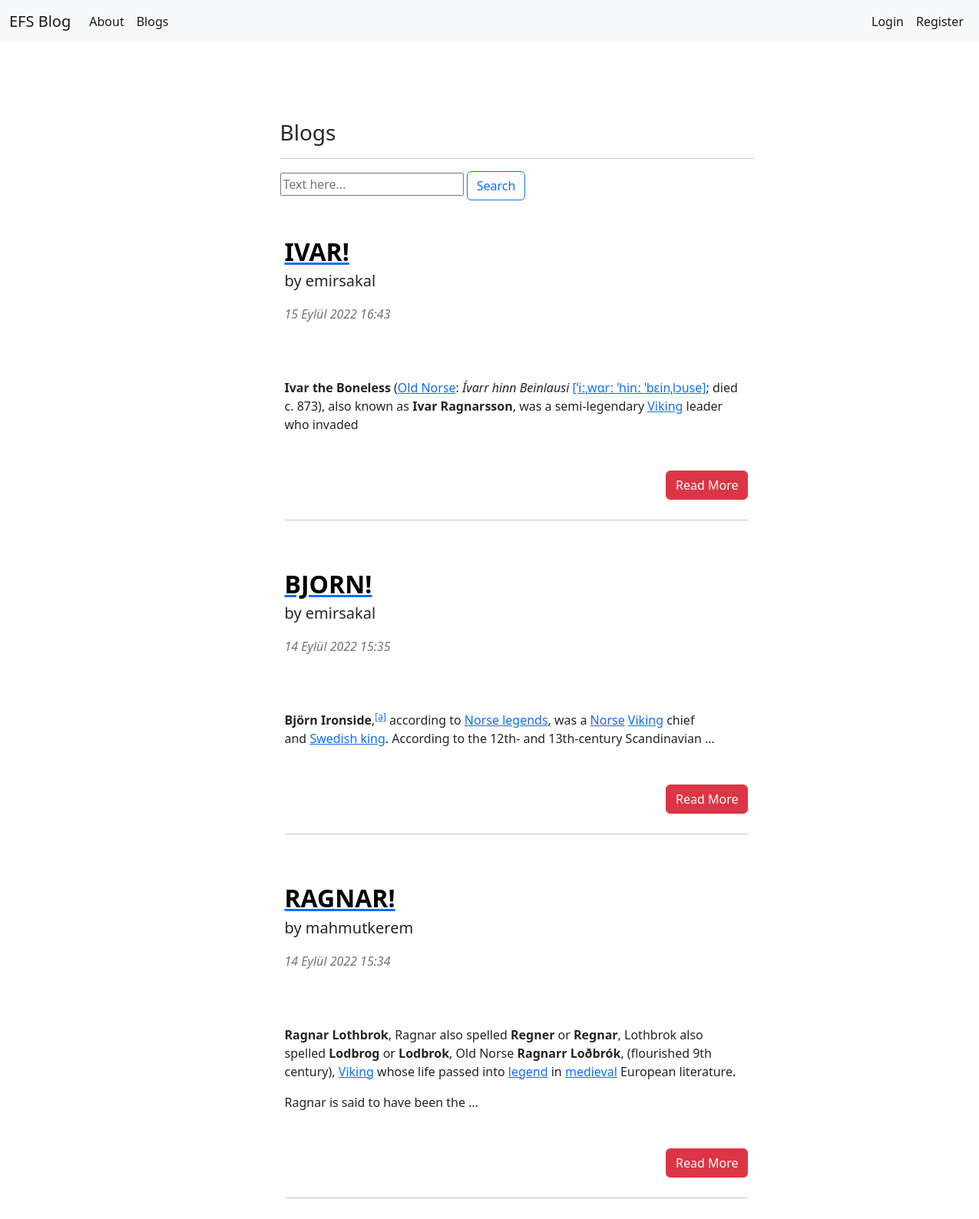
The app's page /blogs/ with its own data.
### article/models.py (models this page shows, shortened)
class Article(models.Model):
    author = models.ForeignKey("auth.User", on_delete = models.CASCADE,verbose_name= "Author ")
    title = models.CharField(max_length = 50, verbose_name= "Title ")
    content = RichTextField()
    created_date = models.DateTimeField(auto_now_add=True, verbose_name= "Created Date")
    article_image = models.FileField(blank = True,null = True,verbose_name="Image")
    class Meta:
        ordering = ['-created_date']

### article/views.py (the view)
# urls.py: path('',views.articles,name = "articles"),
def articles(request):
    keyword = request.GET.get("keyword")
    if keyword:
        articles = Article.objects.filter(title__contains = keyword)
        return render(request,"blogs.html",{"articles":articles})
    articles = Article.objects.all()
    return render(request,"blogs.html",{"articles":articles})

### templates/blogs.html (shortened to what this page needs)
{% extends 'layout.html' %}
{% block body %}
<div class = "row">
    <div class="col-md-10 offset-md-3">
        <div class="col-lg-8">
            <h3>Blogs</h3>
            <hr>
        </div>
    </div>
</div>
<div class ="row">
    <div class="col-md-10 offset-md-3">
        <div class="col-lg-8">
            <form>
                <input type="text" name ="keyword" class="input-sm" maxlength ="64" placeholder="Text here..."/>
                <button type="submit" class="btn btn-outline-primary">Search</button>
            </form>
        </div>
    </div>
</div>
{% if articles %}
    {% for article in articles %}
        <div class="container mt-5">
            <div class="row">
                <div class="col-md-10 offset-md-3">
                    <div class="col-lg-8">
                        <article>
                            <header class="mb-4">
                                <a href="{% url 'article:detail' article.id %}"><h2 class="fw-bolder mb-1" style = "color : black;">{{article.title}}</h2></a>
                                <p class ="lead">
                                    by {{article.author.username}}
                                </p>
                                <div class="text-muted fst-italic mb-2">{{article.created_date}}</div>
                            </header>
                            <section class="mb-5">
                                <p class="fs-5 mb-4">
                                    {{article.content|safe|truncatewords:30}}
                                </p>
                            </section>
                        </article>
                        <a style ="float : right;" href="{% url 'article:detail' article.id %}" class ="btn btn-danger">Read More</a>
                        <br>
                        <br>
                        <hr>
                    </div>
                </div>
            </div>
        </div>
    {% endfor %}
{% endif %}
{% endblock body %}

### records on screen
Article: title "IVAR!", author.username "emirsakal", created_date "15 Eylül 2022 16:43", content "Ivar the Boneless ( Old Norse : Ívarr hinn Beinlausi [ˈiːˌwɑrː ˈhinː ˈbɛinˌlɔuse] ; died c. 873), also known as Ivar Ragnarsson , was a semi-legendary Viking leader who invaded"
Article: title "BJORN!", author.username "emirsakal", created_date "14 Eylül 2022 15:35", content "Björn Ironside , [a] according to Norse legends , was a Norse Viking chief and Swedish king . According to the 12th- and 13th-century Scandinavian …"
Article: title "RAGNAR!", author.username "mahmutkerem", created_date "14 Eylül 2022 15:34", content "Ragnar Lothbrok , Ragnar also spelled Regner or Regnar , Lothbrok also spelled Lodbrog or Lodbrok , Old Norse Ragnarr Loðbrók , (flourished 9th century), Viking whose life passed into legend in medieval European literature. Ragnar is said to have been the …"
